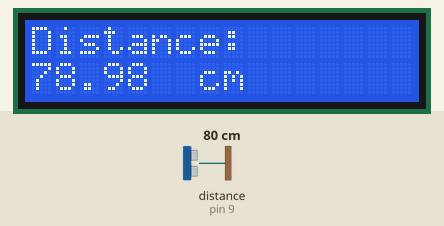
Simulated run of this sketch. Board: Arduino Uno, built with avr-gcc and run on an emulated ATmega328P. Shown: 16×2 character LCD. Wiring (inferred from the names in the program): ultrasonic range finder: trigger pin 6; echo pin 9. Inputs (shaded band) come from the test bench; at power-on: distance to the obstacle (sensor on pin 9) 80 cm. The echo pulse lasts 58.3 µs per cm.

Above: at 1.2 s.
1.3 s: distance to the obstacle (sensor on pin 9) set to 4 cm
At 3.4 s:
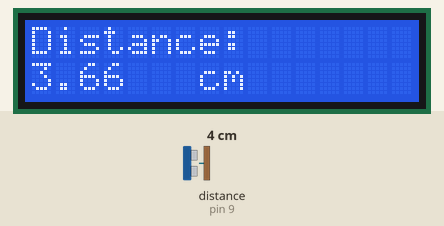
3.6 s: distance to the obstacle (sensor on pin 9) set to 2 cm
At 4.3 s:
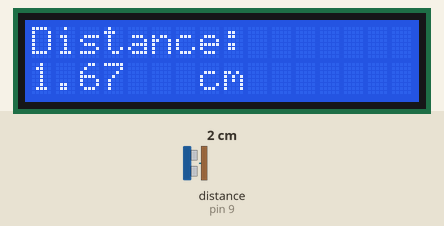
5.1 s: distance to the obstacle (sensor on pin 9) set to 9 cm
At 5.7 s:
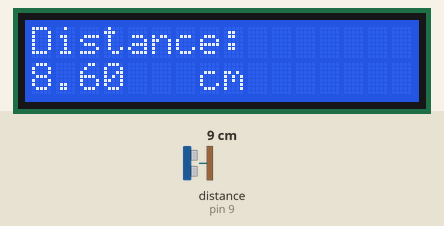
Timing chart, 0 to 8.1 s (numbered marks = the images above; inputs shaded):
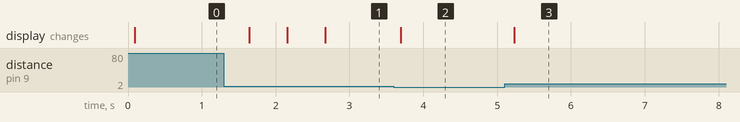

Measured:
- after the input at 1.3 s, the display: changes after 0.34 s (image 1)
- after the input at 3.6 s, the display: changes after 0.10 s (image 2)
- after the input at 5.1 s, the display: changes after 0.13 s (image 3)

The sketch:

ruler.ino
```cpp
#include <LCD_I2C.h>
//setting variables
LCD_I2C lcd(0x3F);
const int trigPin = 6;
const int echoPin = 9;
long duration;
float distance;

void setup() {
  pinMode(trigPin, OUTPUT);
  pinMode(echoPin, INPUT);
  Serial.begin(9600);

  lcd.begin();
  lcd.backlight();
  lcd.print("Distance: ");
  lcd.setCursor(7, 2);
  lcd.print("cm");
}

void loop() {
  digitalWrite(trigPin, LOW);
  delayMicroseconds(2);
  digitalWrite(trigPin, HIGH);
  delayMicroseconds(10);
  digitalWrite(trigPin, LOW);
  duration = pulseIn(echoPin, HIGH);

  if (duration == 0) {
    Serial.println("No echo detected");
  } else { //calculation line below
    distance = duration * 0.034 / 2;
    lcd.setCursor(0, 1);
    lcd.print("       ");
    lcd.setCursor(0, 1);
    lcd.print(distance, 2);
  }

  delay(500);
}
```
